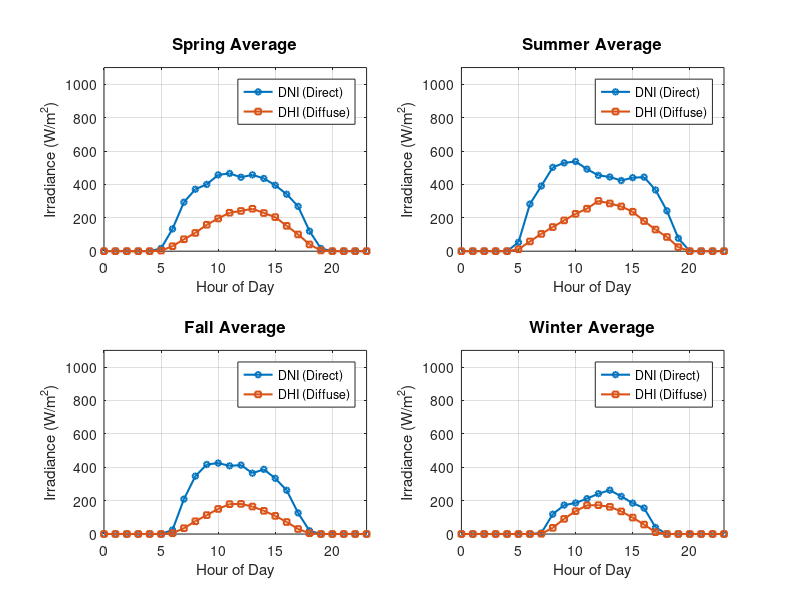

The MATLAB script that drew this image: (Note: this script raises an error after producing the figure.)
% Load the seasonal weather data we saved previously
load('pv_weather_4seasons.mat', 'weather_struct');

% Define the seasons to loop through
season_names = {'spring', 'summer', 'fall', 'winter'};
plot_titles = {'Spring Average', 'Summer Average', 'Fall Average', 'Winter Average'};

% Create a new figure
figure('Name', 'Seasonal Average DNI and DHI', 'Position', [100, 100, 900, 600]);

for i = 1:4
    curr_season = season_names{i};
    
    % Extract the DNI and DHI arrays
    dni = weather_struct.(curr_season).DNI;
    dhi = weather_struct.(curr_season).DHI;
    
    % Create an x-axis for the hours (assuming 24 hourly data points)
    hours = 0:(length(dni)-1); 
    
    % Create a 2x2 subplot
    subplot(2, 2, i);
    
    % Plot DNI and DHI
    plot(hours, dni, '-o', 'LineWidth', 1.5, 'MarkerSize', 4, 'DisplayName', 'DNI (Direct)');
    hold on;
    plot(hours, dhi, '-s', 'LineWidth', 1.5, 'MarkerSize', 4, 'DisplayName', 'DHI (Diffuse)');
    hold off;
    
    % Formatting
    title(plot_titles{i}, 'FontSize', 12, 'FontWeight', 'bold');
    xlabel('Hour of Day');
    ylabel('Irradiance (W/m^2)');
    xlim([0 23]);
    
    % Keep the y-axis consistent across all plots for easy visual comparison
    ylim([0 max(max(weather_struct.summer.DNI), 1000) * 1.1]); 
    
    grid on;
    legend('Location', 'northeast');
end

sgtitle('Average Daily Hourly Irradiance by Season (Ann Arbor, MI)', 'FontSize', 14, 'FontWeight', 'bold');
